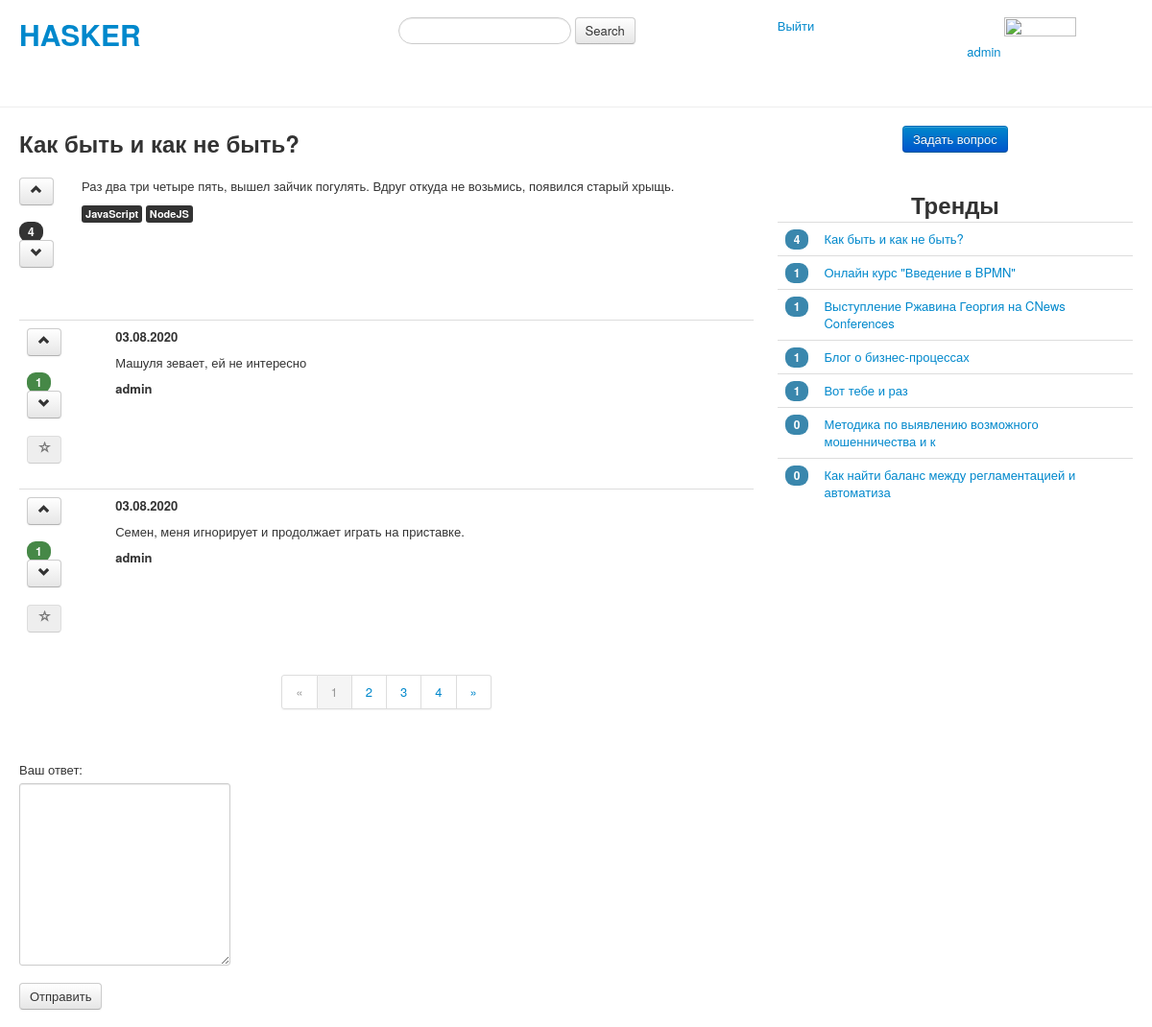
The app's page /question/1/ (signed in) with its own data.
### questions/models.py (models this page shows, shortened)
class Questions(models.Model):
    class Meta:
        verbose_name = 'Question'
        verbose_name_plural = 'Questions'
    title = models.CharField(max_length=50, verbose_name='Заголовок')
    body = models.TextField(verbose_name='Текст вопроса')
    author = models.ForeignKey(
        User,
        on_delete=models.DO_NOTHING
    )
    create_date = models.DateTimeField(auto_now_add=True)
    tags = models.ManyToManyField(Tags)

class Tags(models.Model):
    class Meta:
        verbose_name = 'Tag'
        verbose_name_plural = 'Tags'
    name = models.CharField(max_length=50)

class Answers(models.Model):
    class Meta:
        verbose_name = 'Answer'
        verbose_name_plural = 'Answers'
    body = models.TextField(max_length=1000, verbose_name='Ваш ответ')
    author = models.ForeignKey(
        User,
        on_delete=models.DO_NOTHING
    )
    create_date = models.DateTimeField(auto_now_add=True)
    correct = models.BooleanField(blank=True)
    question = models.ForeignKey(
        Questions,
        on_delete=models.CASCADE,
    )

### questions/views.py (the view, shortened to what this page needs)
# urls.py: path('question/<int:pk>/', QuestionView.as_view(), name='questionview'),
class QuestionView(ListView):
    model = Answers
    template_name = 'questions/question_detail.html'
    paginate_by = 2
    def get_queryset(self):
        self.question = get_object_or_404(Questions, pk=self.kwargs.get('pk'))
        queryset = Answers.objects.filter(question=self.question).annotate(count=Count('answervotes')).order_by('-count', '-create_date')
        return queryset
    def get_context_data(self, **kwargs):
        context = super().get_context_data(**kwargs)
        number_question_votes = QuestionVotes.objects.filter(question=self.question).count()
        context['number_question_votes'] = number_question_votes
        context['question'] = self.question
        if self.request.user.is_authenticated:
            if self.request.user != self.question.author:
                context['disabled_correct_answer'] = 'disabled'
        else:
            context['disabled_correct_answer'] = 'disabled'
            context['disabled'] = 'disabled'
        form = AnswerCreateForm()
        context['form'] = form
        get_trends(context)
        return context

### questions/forms.py
class AnswerCreateForm(forms.ModelForm):
    class Meta:
        model = Answers
        fields = ['body']

### questions/views.py (called while the page is built)
def get_trends(context: dict):
    trends = Questions.objects.annotate(count=Count('questionvotes')).order_by('-count')[:20]
    context['trends'] = trends

### questions/Templates/questions/question_detail.html (shortened to what this page needs)
{% extends 'base.html'%}
{% block leftbody %}
    <h2>{{ question.title }}</h2>
    <br>
    <div class="row-fluid">
        <div class="span1">
            <form action="{% url 'questions:questionvote' question.id %}">
                <button class="btn" type="submit" {{ disabled }}><i class="icon-chevron-up"></i></button>
            </form>
            <span class="badge badge-inverse">{{ number_question_votes }}</span>
            <form action="{% url 'questions:questionunvote' question.id %}">
                <button class="btn" type="submit" {{ disabled }}><i class="icon-chevron-down"></i></button>
            </form>
        </div>
        <div class="span11">
            <p>{{ question.body }}</p>
            {% for tag in question.tags.all %}
            <span class="label label-inverse">{{ tag.name }}</span>
            {% endfor %}
        </div>
    </div>
    <br><br>
    <table class="table">
          {% load getvalue %}
          <tbody>
          {% for value in object_list %}
                <tr>
                     <td>
                         <form action="{% url 'questions:answervote' question.id value.id %}">
                             <button class="btn" type="submit" {{ disabled }}><i class="icon-chevron-up" ></i></button>
                         </form>
                         <span class="badge badge-success">{{ value.count }}</span>
                         <form action="{% url 'questions:answerunvote' question.id value.id %}">
                             <button class="btn" type="submit" {{ disabled }}><i class="icon-chevron-down"></i></button>
                         </form>
                         <form action="{% url 'questions:setcorrectanswer' question.id value.id %}">
                             <button class="btn" type="submit" {{ disabled_correct_answer }}>
                                 {% if value.correct %}
                                 <i class="icon-star">
                                 {% else %}
                                 <i class="icon-star-empty">
                                 {% endif %}
                                 </i>
                             </button>
                         </form>
                    </td>
                     <td>
                         <p><strong>{{ value.create_date|date:"d.m.Y" }}</strong></p>
                         <p>{{ value.body }}</p>
                         <p><strong>{{ value.author.username }}</strong></p>
                     </td>
                </tr>
          {%  endfor %}
          </tbody>
    </table>
    {% if is_paginated %}
        <div class="pagination pagination-centered">
            <ul>
                {% if page_obj.has_previous %}
                    <li><a href="?page={{ page_obj.previous_page_number }}">&laquo;</a></li>
                {% else %}
                    <li class="disabled"><a>&laquo;</a></li>
                {% endif %}
                {% for i in paginator.page_range %}
                    {% if page_obj.number == i %}
                        <li class="active"><a>{{ i }}</a></li>
                    {% else %}
                        <li><a href="?page={{ i }}">{{ i }}</a></li>
                    {% endif %}
                {% endfor %}
                {% if page_obj.has_next %}
                    <li><a href="?page={{ page_obj.next_page_number }}">&raquo;</a></li>
                {% else %}
                    <li class="disabled"><a>&raquo;</a></li>
                {% endif %}
            </ul>
        </div>
    {% endif %}
    {% if user.is_authenticated %}
    <br><br>
    <form method="POST" enctype="multipart/form-data">
        {{ form.as_p }}
        <input class="btn" type="submit" value="Отправить">
    </form>
    {% endif %}
{% endblock %}

### questions/Templates/base.html (shortened to what this page needs)
<!DOCTYPE html>
<html lang="ru">
<head>
    {% load static %}
    <link href="{% static 'css/bootstrap-responsive.css' %}" rel="stylesheet">
    <link href="{% static 'css/bootstrap.css' %}" rel="stylesheet">
</head>
<body>
    <div class="container-fluid">
        <br>
        <div class="row-fluid">
            <div class="span4">
                <h1><a href="{% url 'questions:index' %}">HASKER</a></h1>
            </div>
            <div class="span4">
                <form class="form-search">
                  <input type="text" class="input-medium search-query">
                  <button type="submit" class="btn">Search</button>
                </form>
            </div>
            <div class="span2">
                {% if user.is_authenticated %}
                  <a href="{% url 'registration:logout' %}">Выйти</a>
                {% else %}
                  <a href="{% url 'registration:login' %}">Войти</a>
                {% endif %}
            </div>
            <div class="span2">
                {% if user.is_authenticated %}
                    <a href="{% url 'registration:editprofile' %}">{{ user.username }}</a>
                    <img src="{{ photo.url }}" height="75" width="75">
                {% else %}
                    <form action="{% url 'registration:registration' %}">
                        <button class="btn btn-primary" type="submit">Зарегистрироваться</button>
                    </form>
                {% endif %}
            </div>
        </div>
    </div>
    <hr>
    <div class="container-fluid">
      <div class="row-fluid">
        <div class="span8">
            {% block leftbody %}
            {% endblock %}
        </div>
        <div class="span4">
        {% if user.is_authenticated %}
            <div class="pagination-centered">
                 <form action="{% url 'questions:createquestion' %}">
                        <button class="btn btn-primary" type="submit">Задать вопрос</button>
                 </form>
            </div>
        {% endif %}
            <br>
            <div class="pagination-centered">
                <h2>Тренды</h2>
            </div>
            <div>
                 <table class="table">
                    {% for trend in trends %}
                    <tr>
                        <td><span class="badge badge-info">{{ trend.count }}</span></td>
                        <td><a href="{% url 'questions:questionview' trend.id %}">{{ trend.title }}</a></td>
                    </tr>
                    {% endfor %}
                 </table>
            </div>
        </div>
      </div>
    </div>
</body>
</html>

### records on screen
Questions: title "Как быть и как не быть?", body "Раз два три четыре пять, вышел зайчик погулять. Вдруг откуда не возьмись, появился старый хрыщь.", count "4"
Tags: name "JavaScript"
Tags: name "NodeJS"
Answers: count "1", correct False (drawn), create_date "03.08.2020", body "Машуля зевает, ей не интересно", author.username "admin"
Answers: count "1", correct False (drawn), create_date "03.08.2020", body "Семен, меня игнорирует и продолжает играть на приставке.", author.username "admin"
Questions: count "1", title "Онлайн курс \"Введение в BPMN\""
Questions: count "1", title "Выступление Ржавина Георгия на CNews Conferences"
Questions: count "1", title "Блог о бизнес-процессах"
Questions: count "1", title "Вот тебе и раз"
Questions: count "0", title "Методика по выявлению возможного мошенничества и к"
Questions: count "0", title "Как найти баланс между регламентацией и автоматиза"

### other values on screen
{{ user.username }} "admin"
{{ number_question_votes }} "4"
{{ i }} "1"
{{ i }} "2" "3" "4"
